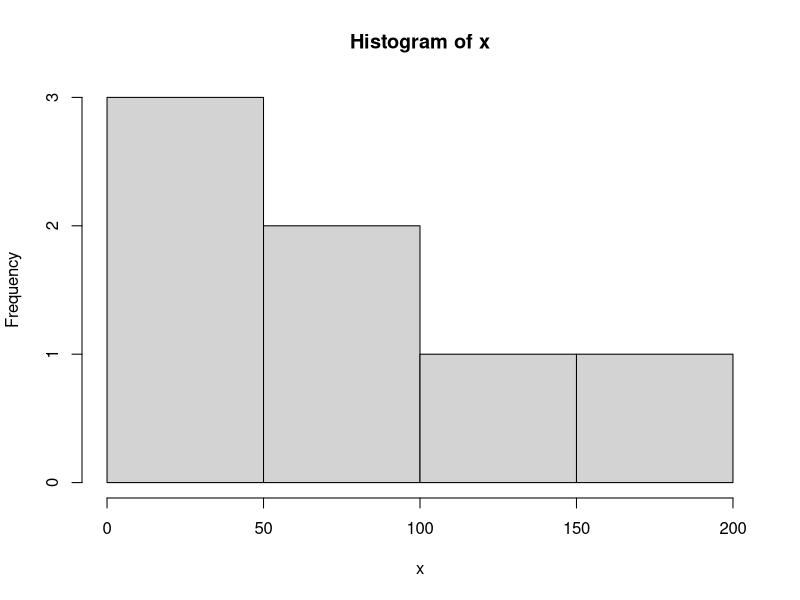
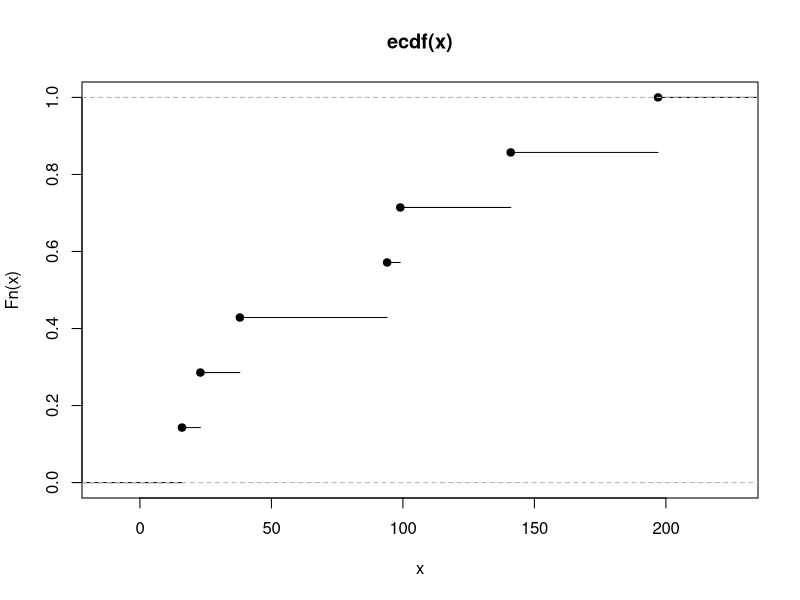
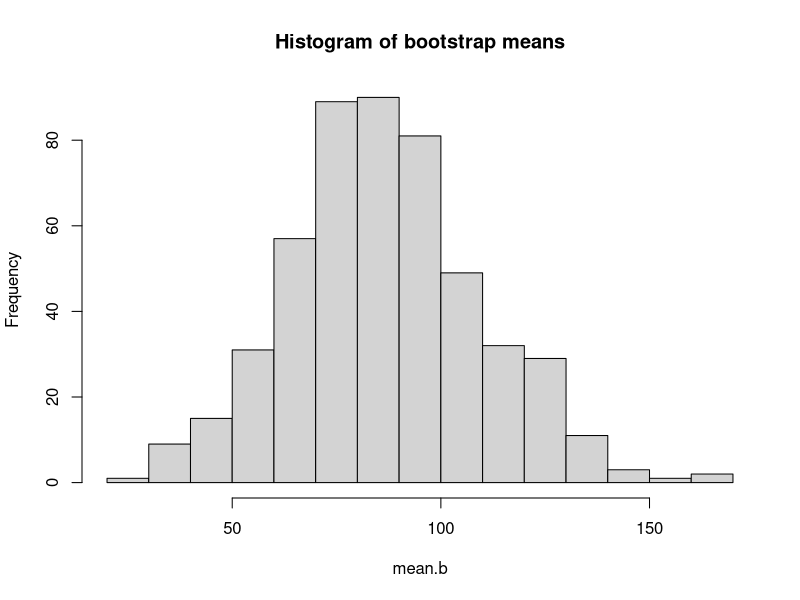
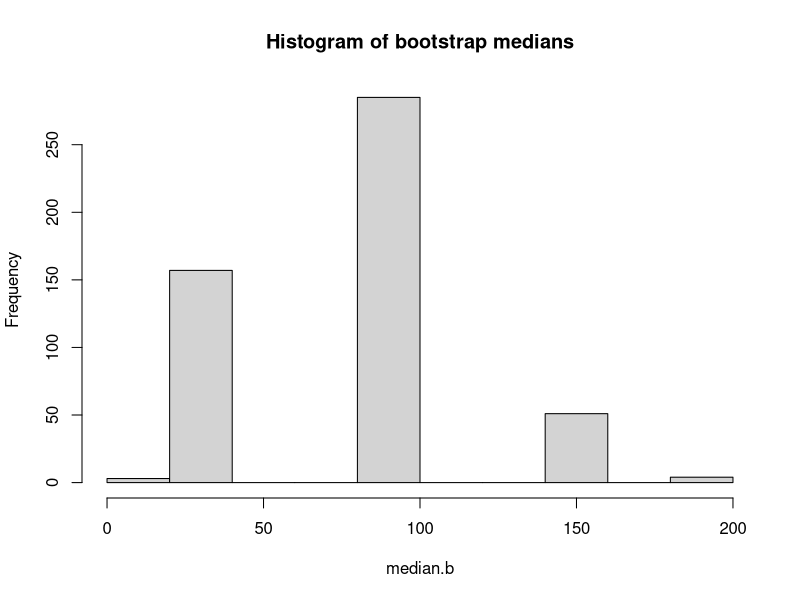

The R source for these figures, in order:
## ---- chunk 1
knitr::opts_chunk$set(echo = TRUE, fig.align = 'center', fig.height = 4, fig.width = 6)
## ---- chunk 2
set.seed(100)

x <- c(94,  197,  16,  38,  99,  141,  23)
hist(x) # skewed to the right

summary(x)
plot(ecdf(x)) # non parametric estimator of CDF

B <- 500 # number of bootstrap samples
n <- length(x) # bs size should be same as that of sample
#mean(x) #Mean
#median(x) #Median

sd(x)/sqrt(n) #Estimated standard error of mean
# we do not have a formula for the SE of median
## ---- chunk 3
set.seed(100)
mean.b <- c(); median.b <- c()
for (j in 1:500){
  boot.s <- sample(x,n,replace=TRUE) #SRSWR
  mean.b[j] <- mean(boot.s); median.b[j] <- median(boot.s)
}
sd(mean.b)  #Bootstrap estimate of the standard error of sample mean
sd(median.b) #Bootstrap estimate of the standard error of sample median

hist(mean.b,main='Histogram of bootstrap means')
hist(median.b,main='Histogram of bootstrap medians')
## ---- chunk 4
data <- c(-1.81, 0.63, 2.22, 2.41, 2.95, 4.16, 4.24, 4.53, 5.09)
mean(data)
(sd(data))^2
## ---- chunk 5

